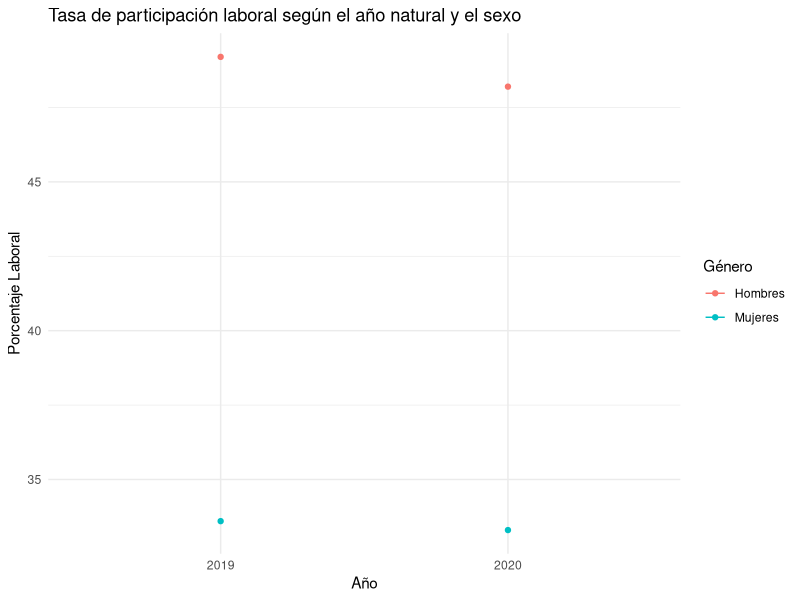
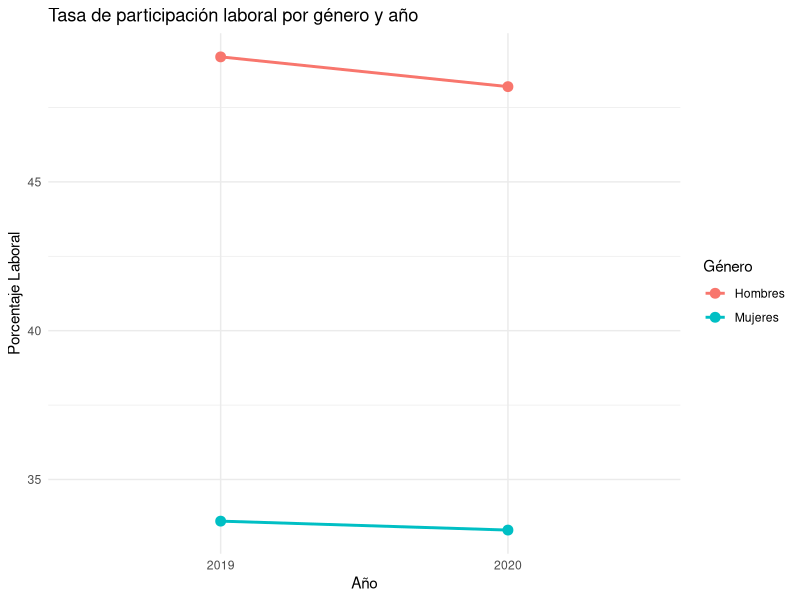

The R source for these figures, in order:
## ---- chunk 1
knitr::opts_chunk$set(echo = TRUE)
## ---- chunk 2
library(tidyverse)
library(readxl)
library(zoo)
library(kableExtra)
setwd("~/IEPR/DashboardPARE")
## ---- chunk 3
# importando el dataset de Casos en Supervisión de Ley 54
dtPartlab <- read_excel("data/departamento_de_trabajo/dtpartlab.xlsx") %>%
  filter(Género != "Ambos") %>%
  pivot_longer(!Género, names_to = "Año", values_to = "Cantidad") %>%
  mutate(
    Año = factor(Año)
  )
dtPartlab

ggplot(dtPartlab, aes(x = Año, y = Cantidad, color = Género)) +
  geom_line() +
  geom_point() +
  labs(title = "Tasa de participación laboral según el año natural y el sexo", x = "Año", y = "Porcentaje Laboral") +
  theme_minimal()

ggplot(dtPartlab, aes(x = Año, y = Cantidad, color = Género, group = Género)) +
  geom_line(size = 1) +
  geom_point(size = 3) +
  labs(title = "Tasa de participación laboral por género y año", x = "Año", y = "Porcentaje Laboral") +
  theme_minimal()
